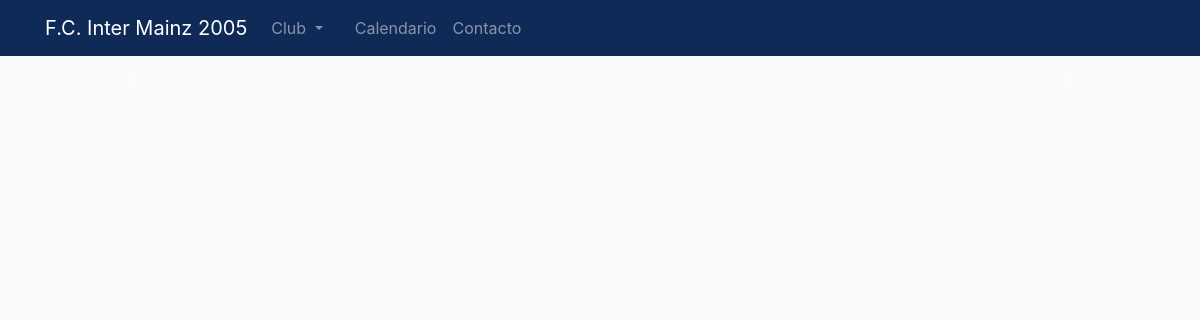
The app's page /, older data.
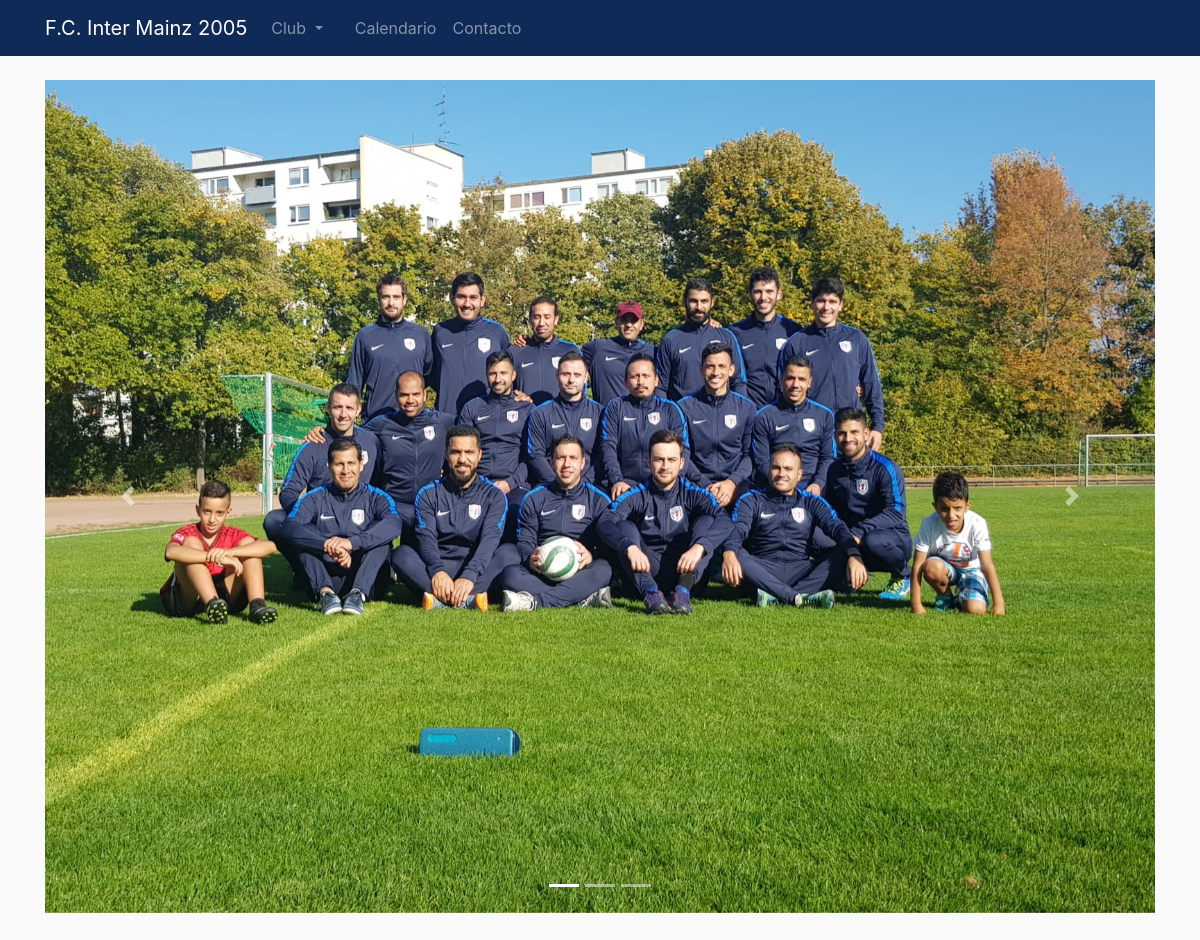
The same page, newer data.
### show/models.py (models this page shows)
class ShowPicture(models.Model):
    LEFT = 'lf'
    CENTRE = 'ct'
    RIGHT = 'rg'
    possible_locations = (
        (LEFT, 'left'),
        (CENTRE, 'centre'),
        (RIGHT, 'right')
    )
    location = models.CharField(max_length=2, choices=possible_locations, default=CENTRE)
    picture = models.ImageField(upload_to="carousel")

### show/views.py (the view)
# urls.py: path('', ShowListView.as_view(), name='show-home'),
class ShowListView(ListView):
    model = ShowPicture
    context_object_name = 'photos'

### show/templates/show/showpicture_list.html (shortened to what this page needs)
{% extends "show/base.html" %}
{% block content %}
<div id="carouselIndicators" class="carousel slide" data-ride="carousel" data-interval="10000">
    <ol class="carousel-indicators">
        <li data-target="#carouselExampleIndicators" data-slide-to="0" class="active"></li>
        <li data-target="#carouselExampleIndicators" data-slide-to="1"></li>
        <li data-target="#carouselExampleIndicators" data-slide-to="2"></li>
    </ol>
    <div class="carousel-inner">
        {% for photo in photos %}
        {% if photo.location == 'lf' %}
        <div class="carousel-item active">
            <img src="{{ photo.picture.url }}" class="d-block w-100" alt="First">
        </div>
        {% endif %}
        {% endfor %}
    </div>
    <a class="carousel-control-prev" href="#carouselIndicators" role="button" data-slide="prev">
        <span class="carousel-control-prev-icon" aria-hidden="true"></span>
    </a>
    <a class="carousel-control-next" href="#carouselIndicators" role="button" data-slide="next">
        <span class="carousel-control-next-icon" aria-hidden="true"></span>
    </a>
</div>
{% endblock content %}

Row changes from the older to the newer data that the page shows:
added ShowPicture: picture (picture)
